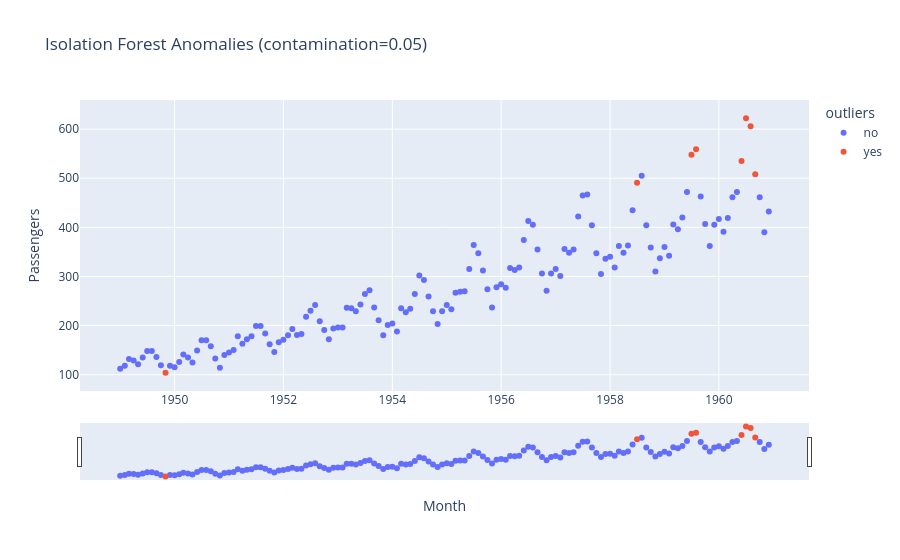

Source (notebook cell):
### Markdown cell above
**Задание 3: Чувствительность алгоритма поиска аномалий**
В конце практики мы использовали алгоритм `IsolationForest` для поиска аномалий с крайне низким параметром `contamination=0.004`.
Измените этот параметр на `0.05` (поиск 5% самых аномальных периодов), обучите модель заново и отрисуйте график с новыми подсвеченными точками. Как поменялась картина, какие теперь месяцы считаются "нетипичными"?

### Code cell
model = IsolationForest(contamination=0.05, random_state=42)
model.fit(pas[['Passengers']])

pas['outliers'] = pd.Series(model.predict(pas[['Passengers']])).apply(lambda x: 'yes' if (x == -1) else 'no')
fig = px.scatter(pas.reset_index(), x='Month', y='Passengers', color='outliers',
                 title='Isolation Forest Anomalies (contamination=0.05)')
fig.update_xaxes(rangeslider_visible=True)
fig.show()

### Figure 1 — Plotly figure (JSON) as saved in the notebook; plotly's stock layout.template omitted (floating-point values rounded to 4 significant figures; data arrays with more than 128 entries replaced by an {"elided": "..."} marker saying what was removed)
{"data": [{"hovertemplate": "outliers=no<br>Month=%{x}<br>Passengers=%{y}<extra></extra>", "legendgroup": "no", "marker": {"color": "#636efa", "symbol": "circle"}, "mode": "markers", "name": "no", "orientation": "v", "showlegend": true, "type": "scatter", "x": {"elided": "136 str values"}, "xaxis": "x", "y": {"elided": "136 int values"}, "yaxis": "y"}, {"hovertemplate": "outliers=yes<br>Month=%{x}<br>Passengers=%{y}<extra></extra>", "legendgroup": "yes", "marker": {"color": "#EF553B", "symbol": "circle"}, "mode": "markers", "name": "yes", "orientation": "v", "showlegend": true, "type": "scatter", "x": ["1949-11-01T00:00:00.000000000", "1958-07-01T00:00:00.000000000", "1959-07-01T00:00:00.000000000", "1959-08-01T00:00:00.000000000", "1960-06-01T00:00:00.000000000", "1960-07-01T00:00:00.000000000", "1960-08-01T00:00:00.000000000", "1960-09-01T00:00:00.000000000"], "xaxis": "x", "y": [104, 491, 548, 559, 535, 622, 606, 508], "yaxis": "y"}], "layout": {"legend": {"title": {"text": "outliers"}, "tracegroupgap": 0}, "title": {"text": "Isolation Forest Anomalies (contamination=0.05)"}, "xaxis": {"anchor": "y", "domain": [0, 1], "rangeslider": {"visible": true}, "title": {"text": "Month"}}, "yaxis": {"anchor": "x", "domain": [0, 1], "title": {"text": "Passengers"}}}}
